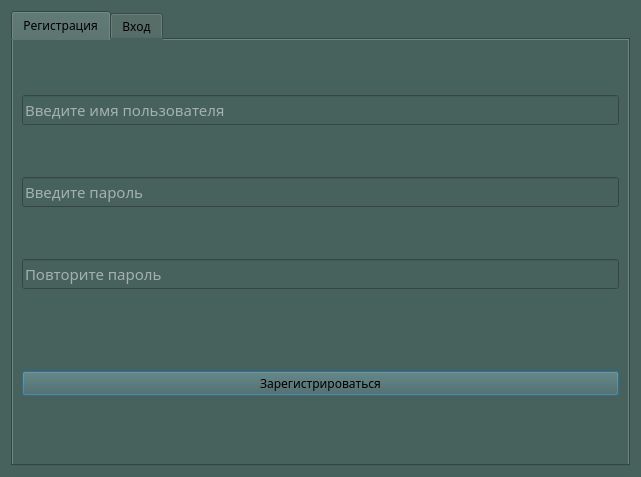
<?xml version="1.0" encoding="UTF-8"?>
<ui version="4.0">
 <class>Dialog</class>
 <widget class="QDialog" name="Dialog">
  <property name="geometry">
   <rect>
    <x>0</x>
    <y>0</y>
    <width>641</width>
    <height>477</height>
   </rect>
  </property>
  <property name="minimumSize">
   <size>
    <width>565</width>
    <height>418</height>
   </size>
  </property>
  <property name="windowTitle">
   <string>Словарик</string>
  </property>
  <property name="windowIcon">
   <iconset>
    <normaloff>../../../Downloads/dictionary_4272911.png</normaloff>../../../Downloads/dictionary_4272911.png</iconset>
  </property>
  <property name="styleSheet">
   <string notr="true">background-color: #47625d;</string>
  </property>
  <layout class="QVBoxLayout" name="verticalLayout_3">
   <item>
    <widget class="QTabWidget" name="tabWidget">
     <property name="minimumSize">
      <size>
       <width>551</width>
       <height>400</height>
      </size>
     </property>
     <property name="font">
      <font>
       <family>STXihei</family>
      </font>
     </property>
     <property name="cursor">
      <cursorShape>ArrowCursor</cursorShape>
     </property>
     <property name="styleSheet">
      <string notr="true">background-color: #47625d;</string>
     </property>
     <property name="currentIndex">
      <number>0</number>
     </property>
     <widget class="QWidget" name="tab">
      <property name="styleSheet">
       <string notr="true">background-color: #47625d;</string>
      </property>
      <attribute name="title">
       <string>Регистрация</string>
      </attribute>
      <layout class="QVBoxLayout" name="verticalLayout">
       <item>
        <widget class="QLineEdit" name="r_login">
         <property name="font">
          <font>
           <family>STXihei</family>
           <pointsize>11</pointsize>
          </font>
         </property>
         <property name="styleSheet">
          <string notr="true">color: white</string>
         </property>
         <property name="inputMask">
          <string/>
         </property>
         <property name="text">
          <string/>
         </property>
         <property name="placeholderText">
          <string>Введите имя пользователя</string>
         </property>
         <property name="clearButtonEnabled">
          <bool>true</bool>
         </property>
        </widget>
       </item>
       <item>
        <widget class="QLineEdit" name="r_password">
         <property name="enabled">
          <bool>true</bool>
         </property>
         <property name="font">
          <font>
           <family>STXihei</family>
           <pointsize>11</pointsize>
          </font>
         </property>
         <property name="styleSheet">
          <string notr="true">color: white</string>
         </property>
         <property name="inputMask">
          <string/>
         </property>
         <property name="text">
          <string/>
         </property>
         <property name="placeholderText">
          <string>Введите пароль</string>
         </property>
        </widget>
       </item>
       <item>
        <widget class="QLineEdit" name="r_password_repeat">
         <property name="font">
          <font>
           <family>STXihei</family>
           <pointsize>11</pointsize>
          </font>
         </property>
         <property name="styleSheet">
          <string notr="true">color: white</string>
         </property>
         <property name="inputMask">
          <string/>
         </property>
         <property name="text">
          <string/>
         </property>
         <property name="frame">
          <bool>true</bool>
         </property>
         <property name="placeholderText">
          <string>Повторите пароль</string>
         </property>
        </widget>
       </item>
       <item>
        <spacer name="horizontalSpacer_2">
         <property name="orientation">
          <enum>Qt::Orientation::Horizontal</enum>
         </property>
         <property name="sizeHint" stdset="0">
          <size>
           <width>40</width>
           <height>30</height>
          </size>
         </property>
        </spacer>
       </item>
       <item>
        <widget class="QPushButton" name="r_register_btn">
         <property name="font">
          <font>
           <family>STXihei</family>
          </font>
         </property>
         <property name="autoFillBackground">
          <bool>false</bool>
         </property>
         <property name="styleSheet">
          <string notr="true"/>
         </property>
         <property name="text">
          <string>Зарегистрироваться</string>
         </property>
        </widget>
       </item>
       <item>
        <spacer name="verticalSpacer">
         <property name="orientation">
          <enum>Qt::Orientation::Vertical</enum>
         </property>
         <property name="sizeType">
          <enum>QSizePolicy::Policy::Preferred</enum>
         </property>
         <property name="sizeHint" stdset="0">
          <size>
           <width>17</width>
           <height>12</height>
          </size>
         </property>
        </spacer>
       </item>
      </layout>
     </widget>
     <widget class="QWidget" name="tab_2">
      <property name="styleSheet">
       <string notr="true">background-color: #47625d;</string>
      </property>
      <attribute name="title">
       <string>Вход</string>
      </attribute>
      <layout class="QVBoxLayout" name="verticalLayout_2">
       <item>
        <widget class="QLineEdit" name="l_login">
         <property name="font">
          <font>
           <family>STXihei</family>
           <pointsize>11</pointsize>
          </font>
         </property>
         <property name="styleSheet">
          <string notr="true">color: white</string>
         </property>
         <property name="text">
          <string/>
         </property>
         <property name="placeholderText">
          <string>Введите имя пользователя</string>
         </property>
        </widget>
       </item>
       <item>
        <spacer name="horizontalSpacer">
         <property name="orientation">
          <enum>Qt::Orientation::Horizontal</enum>
         </property>
         <property name="sizeHint" stdset="0">
          <size>
           <width>24</width>
           <height>20</height>
          </size>
         </property>
        </spacer>
       </item>
       <item>
        <widget class="QLineEdit" name="l_password">
         <property name="font">
          <font>
           <family>STXihei</family>
           <pointsize>11</pointsize>
          </font>
         </property>
         <property name="styleSheet">
          <string notr="true">color: white</string>
         </property>
         <property name="text">
          <string/>
         </property>
         <property name="placeholderText">
          <string>Введите пароль</string>
         </property>
        </widget>
       </item>
       <item>
        <widget class="QPushButton" name="l_login_btn">
         <property name="font">
          <font>
           <family>STXihei</family>
           <bold>true</bold>
          </font>
         </property>
         <property name="styleSheet">
          <string notr="true">color: white; font-weight: bold</string>
         </property>
         <property name="text">
          <string>Войти</string>
         </property>
        </widget>
       </item>
      </layout>
     </widget>
    </widget>
   </item>
  </layout>
 </widget>
 <resources/>
 <connections/>
</ui>
